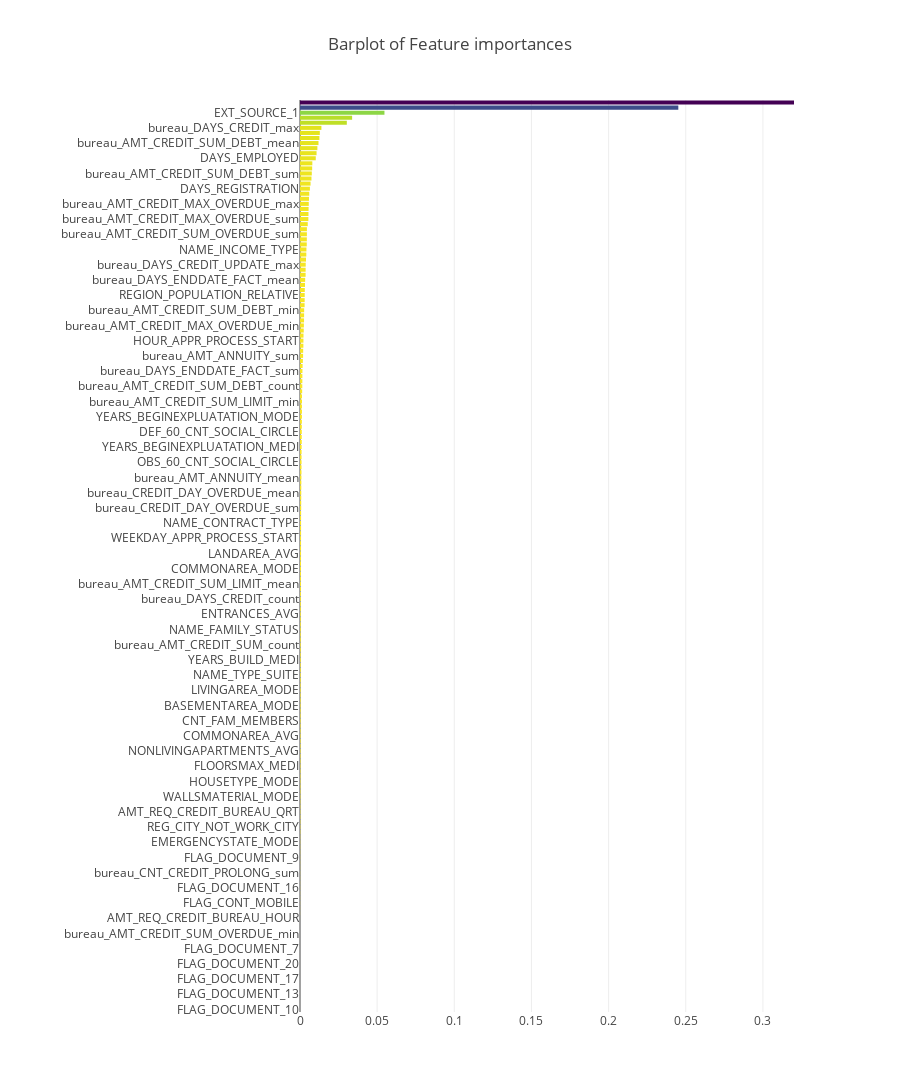

Write notebook code for a chart like this one.
### Code cell
# Duplicado - Deletar depois, só estou vendo o resultado com as novas features do dataset bureau
    
train.fillna(-1, inplace = True)
test.fillna(-1, inplace = True)

rf = RandomForestClassifier(n_estimators=50, max_depth=8, min_samples_leaf=4, max_features=0.5, random_state=2018)
rf.fit(train.drop(['SK_ID_CURR', 'TARGET'],axis=1), train.TARGET)
features = train.drop(['SK_ID_CURR', 'TARGET'],axis=1).columns.values

x, y = (list(x) for x in zip(*sorted(zip(rf.feature_importances_, features), 
                                                            reverse = False)))
trace2 = go.Bar(
    x=x ,
    y=y,
    marker=dict(
        color=x,
        colorscale = 'Viridis',
        reversescale = True
    ),
    name='Random Forest Feature importance',
    orientation='h',
)

layout = dict(
    title='Barplot of Feature importances',
     width = 900, height = 2000,
    yaxis=dict(
        showgrid=False,
        showline=False,
        showticklabels=True,
    ),
    margin=dict(
    l=300,
),
)

fig1 = go.Figure(data=[trace2])
fig1['layout'].update(layout)
py.iplot(fig1, filename='plots')

### Figure 1 — Plotly figure (JSON) as saved in the notebook; plotly's stock layout.template omitted (floating-point values rounded to 4 significant figures; data arrays with more than 128 entries replaced by an {"elided": "..."} marker saying what was removed)
{"data": [{"marker": {"color": {"elided": "180 float values"}, "colorscale": "Viridis", "reversescale": true}, "name": "Random Forest Feature importance", "orientation": "h", "type": "bar", "x": {"elided": "180 float values"}, "y": {"elided": "180 str values"}}], "layout": {"height": 2000, "margin": {"l": 300}, "title": "Barplot of Feature importances", "width": 900, "yaxis": {"showgrid": false, "showline": false, "showticklabels": true}}}
